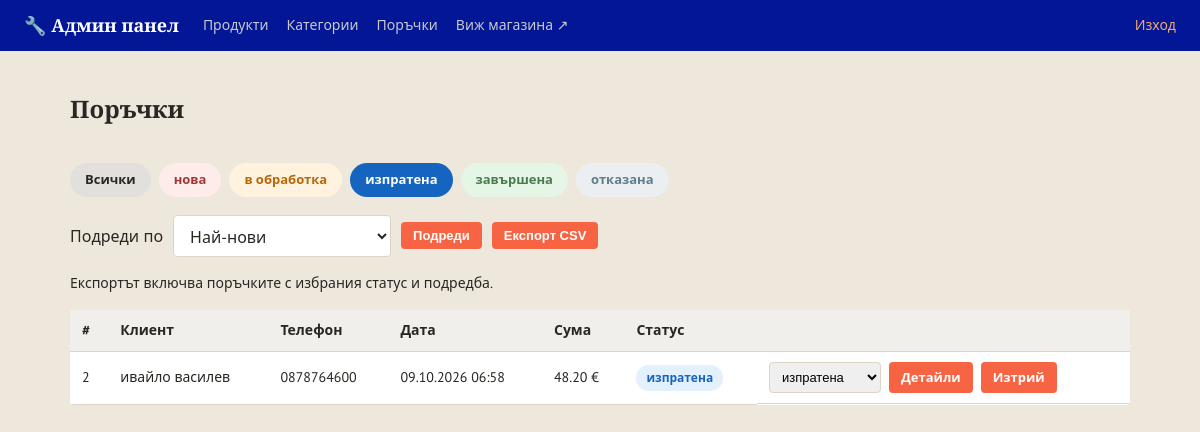
Screenshot of /admin/orders?status=изпратена&sort=newest (signed in) with the database file from the repository.
### models.py (models this page shows)
class Order(db.Model):
    __tablename__ = 'orders'
    STATUSES = ['нова', 'в обработка', 'изпратена', 'завършена', 'отказана']
    id = db.Column(db.Integer, primary_key=True)
    customer_name = db.Column(db.String(150), nullable=False)
    phone = db.Column(db.String(50), nullable=False)
    address = db.Column(db.String(300), nullable=False)
    email = db.Column(db.String(150), default='')
    total = db.Column(db.Float, nullable=False)
    status = db.Column(db.String(30), default='нова', nullable=False)
    created_at = db.Column(db.DateTime, default=datetime.utcnow)
    items = db.relationship('OrderItem', backref='order', lazy=True)

### app.py (the view)
@app.route('/admin/orders')
@admin_required
def admin_orders():
    orders, sort, status_filter = selected_orders()
    return render_template('admin/orders.html', orders=orders,
                           statuses=Order.STATUSES, status_filter=status_filter,
                           sort=sort, sort_options=ORDER_SORTS)

### app.py (called while the page is built)
@app.context_processor
def inject_whatsapp_number():
    return {'whatsapp_number': app.config['WHATSAPP_NUMBER'], 'asset_version': app.config['ASSET_VERSION']}

@app.context_processor
def inject_canonical_url():
    public_pages = {'index', 'category_view', 'product_view', 'contacts', 'returns_policy'}
    canonical_url = None
    if request.endpoint in public_pages and request.method in ('GET', 'HEAD'):
        canonical_url = app.config['CANONICAL_SITE_URL'] + url_for(
            request.endpoint, _external=False, **(request.view_args or {})
        )
    return {'canonical_url': canonical_url}

@app.before_request
def redirect_www_domain():
    if request.method in ('GET', 'HEAD') and request.host.partition(':')[0].lower() == 'www.e-jelezaria.bg':
        path = request.full_path.rstrip('?') if not request.query_string else request.full_path
        return redirect(app.config['CANONICAL_SITE_URL'] + path, code=301)

@app.context_processor
def inject_category_icons():
    return {'category_icons': CATEGORY_ICONS}

@app.context_processor
def inject_availability_info():
    return {'availability_labels': Product.AVAILABILITY_LABELS,
            'availability_badge_class': Product.AVAILABILITY_BADGE_CLASS,
            'availability_icons': Product.AVAILABILITY_ICONS}

def admin_required(view_func):
    @wraps(view_func)
    def wrapper(*args, **kwargs):
        if not session.get('is_admin'):
            flash('Моля, влезте в системата.', 'error')
            return redirect(url_for('admin_login', next=request.path))
        return view_func(*args, **kwargs)
    return wrapper

def selected_sort(options):
    value = request.args.get('sort', 'newest')
    return value if value in options else 'newest'

### templates/admin/orders.html (shortened to what this page needs)
{% extends 'admin/base.html' %}
{% block content %}
<div class="admin-header-row">
    <h1 class="page-title">Поръчки</h1>
</div>
<div class="status-filter">
    <a href="{{ url_for('admin_orders', sort=sort) }}" class="status-chip {% if not status_filter %}status-chip-active{% endif %}">Всички</a>
    {% for s in statuses %}
    <a href="{{ url_for('admin_orders', status=s, sort=sort) }}"
       class="status-chip status-{{ s | replace(' ', '-') }} {% if status_filter == s %}status-chip-active{% endif %}">{{ s }}</a>
    {% endfor %}
</div>
<form class="list-toolbar" method="get">
    {% include 'sort_select.html' %}
    <button type="submit" class="btn btn-small">Подреди</button>
    <button type="submit" class="btn btn-small" formaction="{{ url_for('admin_orders_export') }}">Експорт CSV</button>
</form>
<p class="export-note">Експортът включва поръчките с избрания статус и подредба.</p>
{% if orders %}
<table class="admin-table">
    <thead>
        <tr>
            <th>#</th>
            <th>Клиент</th>
            <th>Телефон</th>
            <th>Дата</th>
            <th>Сума</th>
            <th>Статус</th>
            <th></th>
        </tr>
    </thead>
    <tbody>
        {% for o in orders %}
        <tr>
            <td>{{ o.id }}</td>
            <td>{{ o.customer_name }}</td>
            <td>{{ o.phone }}</td>
            <td>{{ o.created_at.strftime('%d.%m.%Y %H:%M') }}</td>
            <td>{{ '%.2f'|format(o.total) }} €</td>
            <td>
                <span class="status-badge status-{{ o.status | replace(' ', '-') }}">{{ o.status }}</span>
            </td>
            <td class="admin-actions">
                <form action="{{ url_for('admin_order_status', order_id=o.id) }}" method="post" class="status-select-form">
                    <select name="status" onchange="this.form.submit()">
                        {% for s in statuses %}
                        <option value="{{ s }}" {% if s == o.status %}selected{% endif %}>{{ s }}</option>
                        {% endfor %}
                    </select>
                </form>
                <a href="{{ url_for('admin_order_detail', order_id=o.id) }}" class="btn btn-small">Детайли</a>
                <a href="{{ url_for('admin_order_delete', order_id=o.id) }}" class="btn btn-small btn-secondary">Изтрий</a>
            </td>
        </tr>
        {% endfor %}
    </tbody>
</table>
{% else %}
<p class="empty-msg">Няма поръчки{% if status_filter %} със статус "{{ status_filter }}"{% endif %}.</p>
{% endif %}
{% endblock %}

### static/css/style.css (style rules this page uses)
:root { --steel: #0623e8; --steel-dark: #031696; --accent: #f66444; --accent-dark: #bf4e35; --highlight: #d9a441; --bg: #ede7dc; --card-bg: #ffffff; --border: #ddd4c3; --text: #2a2622; --text-light: #766f62; --success: #4b7a51; --danger: #a23636; --radius: 4px; }
* { box-sizing: border-box; }
body { margin: 0; font-family: 'PT Sans', 'Segoe UI', Roboto, Arial, sans-serif; background: var(--bg); color: var(--text); line-height: 1.5; }
h1, h2, h3, .brand, .hero h1 { font-family: 'Bitter', Georgia, serif; }
a { color: inherit; text-decoration: none; }
.page-title { font-size: 24px; margin-bottom: 16px; }
.btn { display: inline-block; background: var(--accent); color: #fff; border: none; padding: 10px 18px; border-radius: var(--radius); font-weight: 600; cursor: pointer; font-size: 14px; }
.btn-small { padding: 6px 12px; font-size: 13px; }
.list-toolbar { display: flex; flex-wrap: wrap; align-items: center; gap: 10px; margin: 16px 0; }
.export-note { font-size: 14px; margin: 0 0 16px; }

### static/css/admin.css (style rules this page uses)
.admin-body { background: var(--bg); }
.admin-header-row { display: flex; align-items: center; justify-content: space-between; margin-bottom: 20px; }
.admin-table { width: 100%; border-collapse: collapse; background: var(--card-bg); border-radius: var(--radius); overflow: hidden; }
.admin-table th, .admin-table td { padding: 10px 12px; border-bottom: 1px solid var(--border); text-align: left; font-size: 14px; }
.admin-table th { background: #f0efec; }
.admin-actions { display: flex; gap: 8px; flex-wrap: wrap; align-items: center; }
.btn-secondary { background: #e2e0dc; color: var(--text); }
.status-filter { display: flex; flex-wrap: wrap; gap: 8px; margin-bottom: 18px; }
.status-chip { display: inline-block; padding: 6px 14px; border-radius: 20px; font-size: 13px; font-weight: 600; background: #e2e0dc; color: var(--text); border: 1px solid transparent; }
.status-chip-active { background: var(--steel); color: #fff; }
.status-badge { display: inline-block; padding: 4px 10px; border-radius: 20px; font-size: 12px; font-weight: 700; white-space: nowrap; }
.status-badge.status-нова, .status-chip.status-нова { background: #fdecea; color: var(--danger); }
.status-badge.status-в-обработка, .status-chip.status-в-обработка { background: #fff3e0; color: #b5680a; }
.status-badge.status-изпратена, .status-chip.status-изпратена { background: #e3f0fd; color: #1565c0; }
.status-badge.status-завършена, .status-chip.status-завършена { background: #e5f5e6; color: var(--success); }
.status-badge.status-отказана, .status-chip.status-отказана { background: #eceff1; color: #607d8b; }
.status-chip-active.status-изпратена { background: #1565c0; color: #fff; }
.status-select-form select { padding: 6px 8px; border: 1px solid var(--border); border-radius: var(--radius); font-size: 13px; }

### rows the page displays
Order: id "2", customer_name "ивайло василев", phone "0878764600", created_at "09.10.2026 06:58", total "48.20", status "изпратена"

### other values shown
{{ s }} "нова" "в обработка" "изпратена" "завършена" "отказана"
form field sort "Най-нови"
